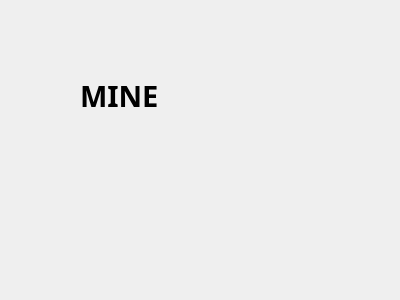
<?xml version="1.0" encoding="UTF-8"?>
<ui version="4.0">
 <class>Page_Mine</class>
 <widget class="QWidget" name="Page_Mine">
  <property name="geometry">
   <rect>
    <x>0</x>
    <y>0</y>
    <width>400</width>
    <height>300</height>
   </rect>
  </property>
  <property name="windowTitle">
   <string>Form</string>
  </property>
  <widget class="QLabel" name="label">
   <property name="geometry">
    <rect>
     <x>80</x>
     <y>50</y>
     <width>161</width>
     <height>91</height>
    </rect>
   </property>
   <property name="font">
    <font>
     <family>KacstTitleL</family>
     <pointsize>22</pointsize>
     <bold>true</bold>
    </font>
   </property>
   <property name="text">
    <string>MINE</string>
   </property>
  </widget>
 </widget>
 <resources/>
 <connections/>
</ui>
